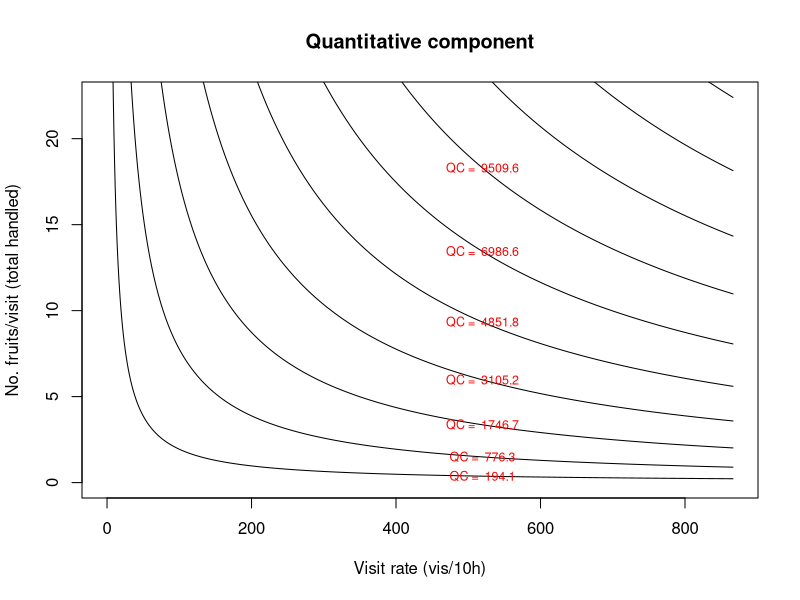

This chart was generated by the following R code:
#---------------------------------------------------------------------------
# autoisolines: Code for automatically plotting isolines of
# effectiveness landscapes.
# Based on code for plotting effectiveness landscapes by Pedro 
# Jordano and code for automatic calculation of isolines 
# by Bernardo Santos.
# 3 December 2013. UNESP, Rio Claro, Brazil. Pedro Jordano.
#---------------------------------------------------------------------------
## First version 12 Jan 2009. Revised 3 December 2013
#---------------------------------------------------------------------------
# DESCRIPTION:
# The script plots effectiveness landscapes as described in
# Schupp, E. W., Jordano, P. and Gómez, J.M. 2010. Seed dispersal
# effectiveness revisited: a conceptual review. New Phytologist
# 188: 333-353.
#---------------------------------------------------------------------------
# Notes to do
# - Adding a function for the isolines code.
# - Implementing an option for setting the number of desired 
# isolines.
# Implementing ggplot2 graph.
# - Checking with other datasets.
#---------------------------------------------------------------------------
# NOT-Log scaled axes. Data example for Prunus mahaleb.
#
# Input data here.
sde <- read.table("data.txt", header=T, sep="\t", dec=".", na.strings="NA")

# Variables in dataset:
# dataset    plant	animal	visits	prop_visits	eff_per_vis	eff_total	
# prop_disp_service	frugivore_species
plot(sde$visits,sde$eff_per_vis,    # Empty plot
    xlab="Visit rate (vis/10h)",
    ylab="No. fruits/visit (total handled)", 
    main="Quantitative component",
    ylim=c(0,max(sde$eff_per_vis)), 
    xlim=c(0,max(sde$visits)),type="n")

points(sde$visits,sde$eff_per_vis,  # Adds the points
    pch=c(17,17,2,2,2,2,2,6,6,15,15,17,5,5,5,5,5,5,5,5)[sde$group])

# 
# This plots the isolines (code prototype by Bernardo Santos.)
#
nlines <- 10 # number of isolines wanted
# slope of a straight line linking (left,bottom) to (right,above) 
# corners of the graphic
alfa <- max(sde$eff_per_vis)/max(sde$visits)

# sequence of (nlines) regular spaced x values for the isoclines
xval <- seq(0, max(sde$visits), 
    length.out=(nlines+1))[2:(nlines+1)] 
isoc <- (xval*xval*alfa) # values of the isoclines

vis1<-seq(0,max(sde$visits),length.out=1000)
for(i in 1:nlines)
{
    lines(vis1, isoc[i]/vis1)
    text(0.6*max(sde$visits), isoc[i]/(0.6*max(sde$visits)), 
        paste("QC = ", round(isoc[i], digits=1)), 
        col="red", cex= 0.75)
}

#
# Code for legend. Ok.
#legend("topright", title="Functional group",
#    c("Large birds","Thrushes","Warblers","Small muscicapids","Others"),
#    pch=c(17,15,6,2,5), horiz=F, ncol=1)
#---------------------------------------------------------------------------


